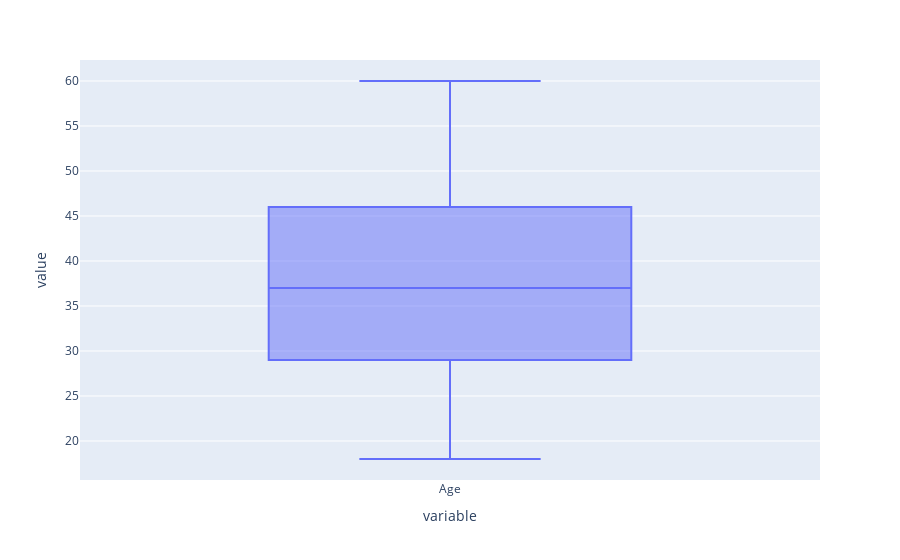

The notebook cell saved with this chart:
### Code cell
fig = px.box(df['Age'])
fig.show()

### Figure 1 — Plotly figure (JSON) as saved in the notebook; plotly's stock layout.template omitted (floating-point values rounded to 4 significant figures; data arrays with more than 128 entries replaced by an {"elided": "..."} marker saying what was removed)
{"data": [{"alignmentgroup": "True", "hovertemplate": "variable=%{x}<br>value=%{y}<extra></extra>", "legendgroup": "", "marker": {"color": "#636efa"}, "name": "", "notched": false, "offsetgroup": "", "orientation": "v", "showlegend": false, "type": "box", "x": {"elided": "400 str values"}, "x0": " ", "xaxis": "x", "y": {"elided": "400 int values"}, "y0": " ", "yaxis": "y"}], "layout": {"boxmode": "group", "legend": {"tracegroupgap": 0}, "margin": {"t": 60}, "xaxis": {"anchor": "y", "domain": [0, 1], "title": {"text": "variable"}}, "yaxis": {"anchor": "x", "domain": [0, 1], "title": {"text": "value"}}}}
